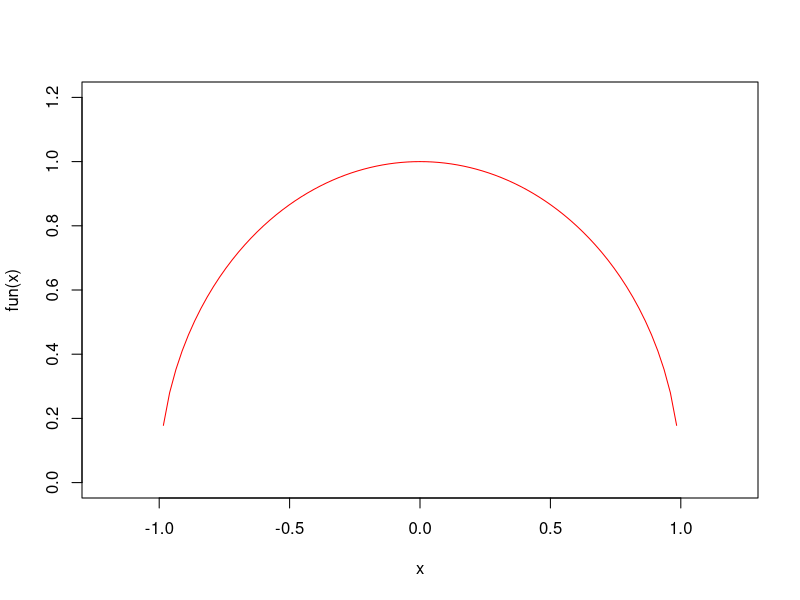
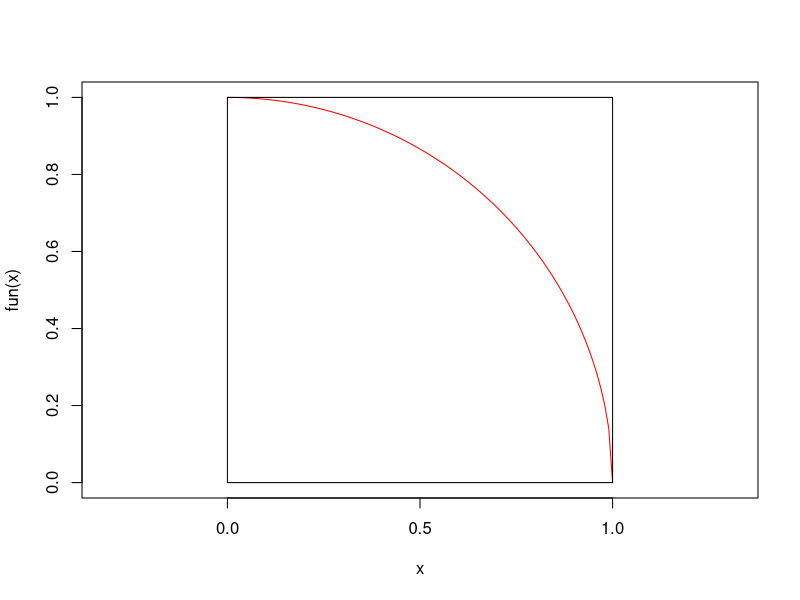
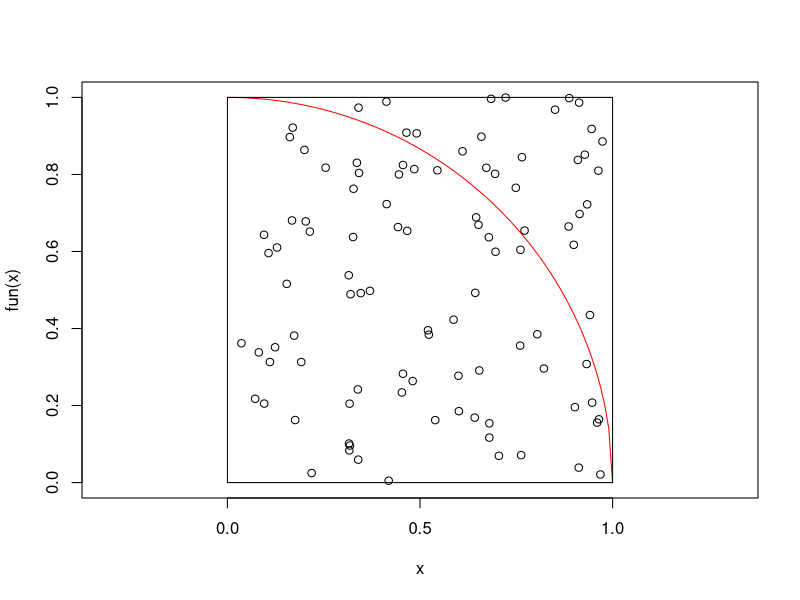
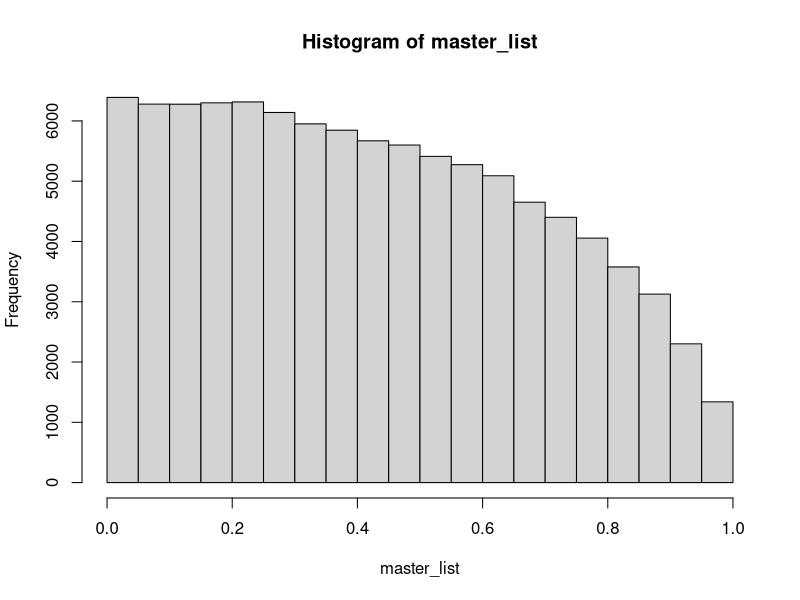

Reproduce these figures in R, in order.
## ---- chunk 1
knitr::opts_chunk$set(echo = TRUE)
## ---- chunk 2
library(ggplot2)
fun <- function(x) {(1 - x^2)^.5}

p <- ggplot() +
  xlim(c(0,1.2)) +
  geom_function(fun = fun)
curve(fun(x), xlim = c(-1.2,1.2), ylim = c(0,1.2), col = "red")
## ---- chunk 3
plot.new()

curve(fun(x),asp = 1, col = "red")
rect( 0, 0, 1, 1)
## ---- chunk 4
plot.new()
# bivariate sampling from the standard uniform distrubution
x <- runif(100, 0, 1)
y <- runif(100, 0, 1)

curve(fun(x), asp = 1, col = "red")
points(x, y)
rect( 0, 0, 1, 1)
## ---- chunk 5
# Makes a list of 10 lists that will each contain 2K  newly generated points over 
#50 iterations to reach 1 mil points
l1 <- list()

list_of_list <- list(l1,l1,l1,l1,l1,l1,l1,l1,l1,l1)

# Makes histogram of Monte Carlo simulation
num_attempts = 0
master_list = list()

for (itr in 1:50)
{
  for (idx in 1:10)
  {
    while (length(list_of_list[[idx]]) < 200)
      {
        x1 = runif(1, 0, 1)
        y1 = runif(1, 0, 1)
        radicand = x1^2 + y1^2
          if (sqrt(radicand) <= 1)
          {
            list_of_list[[idx]] <- append(list_of_list[[idx]], x1)
            radicand = NULL
          }
        num_attempts = num_attempts +1
        
      }
  }
  points <- unlist(list_of_list)
  master_list <- append(master_list, points)
  list_of_list <- list(l1,l1,l1,l1,l1,l1,l1,l1,l1,l1)
}


master_list <- unlist(master_list)
hist(master_list)
